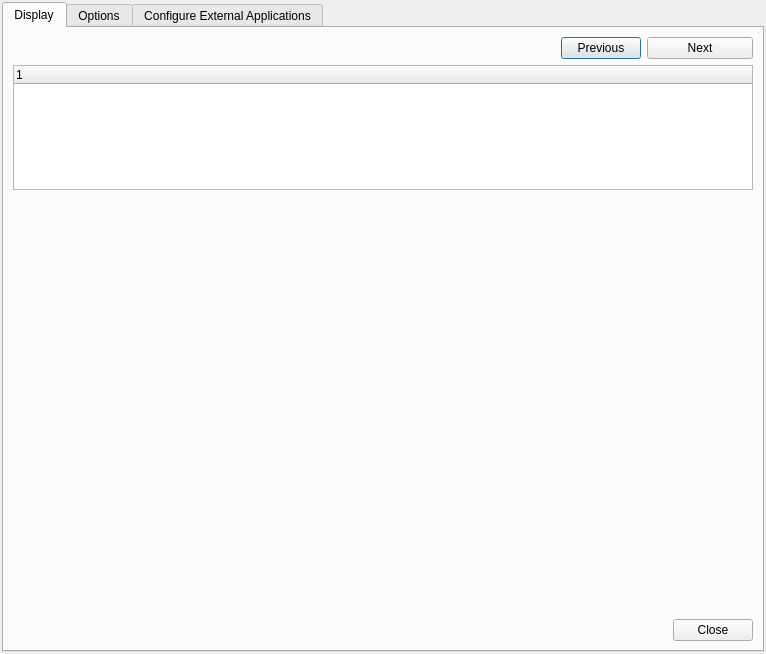
<?xml version="1.0" encoding="UTF-8"?>
<ui version="4.0">
 <class>eVisGenericEventBrowserGuiBase</class>
 <widget class="QDialog" name="eVisGenericEventBrowserGuiBase">
  <property name="geometry">
   <rect>
    <x>0</x>
    <y>0</y>
    <width>766</width>
    <height>654</height>
   </rect>
  </property>
  <property name="windowTitle">
   <string/>
  </property>
  <property name="windowIcon">
   <iconset resource="../resources/evis.qrc">
    <normaloff>:/evis/eVisEventBrowser.png</normaloff>:/evis/eVisEventBrowser.png</iconset>
  </property>
  <layout class="QVBoxLayout">
   <property name="margin">
    <number>2</number>
   </property>
   <item>
    <widget class="QTabWidget" name="displayArea">
     <property name="toolTip">
      <string/>
     </property>
     <property name="currentIndex">
      <number>0</number>
     </property>
     <widget class="QWidget" name="Display">
      <attribute name="title">
       <string>Display</string>
      </attribute>
      <layout class="QGridLayout" name="gridLayout">
       <item row="0" column="0" rowspan="2" colspan="2">
        <widget class="QLabel" name="labelCompassOffsetWarning">
         <property name="text">
          <string/>
         </property>
        </widget>
       </item>
       <item row="1" column="1">
        <spacer>
         <property name="orientation">
          <enum>Qt::Horizontal</enum>
         </property>
         <property name="sizeHint" stdset="0">
          <size>
           <width>351</width>
           <height>20</height>
          </size>
         </property>
        </spacer>
       </item>
       <item row="0" column="2" rowspan="2">
        <widget class="QPushButton" name="pbtnPrevious">
         <property name="toolTip">
          <string/>
         </property>
         <property name="whatsThis">
          <string>Use the Previous button to display the previous photo when more than one photo is available for display.</string>
         </property>
         <property name="text">
          <string>Previous</string>
         </property>
        </widget>
       </item>
       <item row="0" column="3" rowspan="2">
        <widget class="QPushButton" name="pbtnNext">
         <property name="sizePolicy">
          <sizepolicy hsizetype="Minimum" vsizetype="Fixed">
           <horstretch>0</horstretch>
           <verstretch>0</verstretch>
          </sizepolicy>
         </property>
         <property name="toolTip">
          <string/>
         </property>
         <property name="whatsThis">
          <string>Use the Next button to display the next photo when more than one photo is available for display.</string>
         </property>
         <property name="text">
          <string>Next</string>
         </property>
        </widget>
       </item>
       <item row="2" column="0" colspan="4">
        <widget class="QTreeWidget" name="treeEventData">
         <property name="sizePolicy">
          <sizepolicy hsizetype="Expanding" vsizetype="Expanding">
           <horstretch>0</horstretch>
           <verstretch>0</verstretch>
          </sizepolicy>
         </property>
         <property name="minimumSize">
          <size>
           <width>0</width>
           <height>125</height>
          </size>
         </property>
         <property name="maximumSize">
          <size>
           <width>16777215</width>
           <height>125</height>
          </size>
         </property>
         <property name="toolTip">
          <string/>
         </property>
         <property name="whatsThis">
          <string>All of the attribute information for the point associated with the photo being viewed is displayed here. If the file type being referenced in the displayed record is not an image but is of a file type defined in the “Configure External Applications” tab then when you double-click on the value of the field containing the path to the file the application to open the file will be launched to view or hear the contents of the file. If the file extension is recognized the attribute data will be displayed in green.</string>
         </property>
         <column>
          <property name="text">
           <string>1</string>
          </property>
         </column>
        </widget>
       </item>
       <item row="3" column="0" colspan="4">
        <widget class="eVisImageDisplayWidget" name="imageDisplayArea" native="true">
         <property name="sizePolicy">
          <sizepolicy hsizetype="Expanding" vsizetype="Expanding">
           <horstretch>0</horstretch>
           <verstretch>0</verstretch>
          </sizepolicy>
         </property>
         <property name="toolTip">
          <string>Image display area</string>
         </property>
         <property name="whatsThis">
          <string>Display area for the image.</string>
         </property>
        </widget>
       </item>
       <item row="4" column="0" colspan="3">
        <spacer name="horizontalSpacer">
         <property name="orientation">
          <enum>Qt::Horizontal</enum>
         </property>
         <property name="sizeHint" stdset="0">
          <size>
           <width>628</width>
           <height>20</height>
          </size>
         </property>
        </spacer>
       </item>
       <item row="4" column="3">
        <widget class="QDialogButtonBox" name="buttonBox">
         <property name="orientation">
          <enum>Qt::Horizontal</enum>
         </property>
         <property name="standardButtons">
          <set>QDialogButtonBox::Close</set>
         </property>
        </widget>
       </item>
      </layout>
     </widget>
     <widget class="QWidget" name="Options">
      <attribute name="title">
       <string>Options</string>
      </attribute>
      <layout class="QGridLayout">
       <item row="0" column="0">
        <widget class="QGroupBox" name="groupBox_2">
         <property name="title">
          <string>File path</string>
         </property>
         <layout class="QGridLayout" name="gridLayout_2">
          <item row="0" column="0" colspan="2">
           <widget class="QLabel" name="label">
            <property name="text">
             <string>Attribute containing path to file</string>
            </property>
           </widget>
          </item>
          <item row="0" column="2">
           <widget class="QComboBox" name="cboxEventImagePathField">
            <property name="sizePolicy">
             <sizepolicy hsizetype="Expanding" vsizetype="Fixed">
              <horstretch>0</horstretch>
              <verstretch>0</verstretch>
             </sizepolicy>
            </property>
            <property name="minimumSize">
             <size>
              <width>150</width>
              <height>0</height>
             </size>
            </property>
            <property name="toolTip">
             <string/>
            </property>
            <property name="whatsThis">
             <string>Use the drop-down list to select the field containing a directory path to the image. This can be an absolute or relative path.</string>
            </property>
           </widget>
          </item>
          <item row="0" column="3" colspan="3">
           <spacer name="horizontalSpacer_2">
            <property name="orientation">
             <enum>Qt::Horizontal</enum>
            </property>
            <property name="sizeHint" stdset="0">
             <size>
              <width>288</width>
              <height>20</height>
             </size>
            </property>
           </spacer>
          </item>
          <item row="1" column="0">
           <widget class="QCheckBox" name="chkboxEventImagePathRelative">
            <property name="toolTip">
             <string/>
            </property>
            <property name="whatsThis">
             <string>If checked the path to the image will be defined appending the attribute in the field selected from the “Attribute Containing Path to Image” drop-down list to the “Base Path” defined below.</string>
            </property>
            <property name="text">
             <string>Path is relative</string>
            </property>
           </widget>
          </item>
          <item row="1" column="1" colspan="3">
           <spacer>
            <property name="orientation">
             <enum>Qt::Horizontal</enum>
            </property>
            <property name="sizeHint" stdset="0">
             <size>
              <width>251</width>
              <height>20</height>
             </size>
            </property>
           </spacer>
          </item>
          <item row="1" column="4">
           <widget class="QCheckBox" name="chkboxSaveEventImagePathData">
            <property name="toolTip">
             <string/>
            </property>
            <property name="whatsThis">
             <string>If checked, the relative path values will be saved for the next session.</string>
            </property>
            <property name="layoutDirection">
             <enum>Qt::LeftToRight</enum>
            </property>
            <property name="text">
             <string>Remember this</string>
            </property>
           </widget>
          </item>
          <item row="1" column="5">
           <widget class="QPushButton" name="pbtnResetEventImagePathData">
            <property name="sizePolicy">
             <sizepolicy hsizetype="Fixed" vsizetype="Fixed">
              <horstretch>0</horstretch>
              <verstretch>0</verstretch>
             </sizepolicy>
            </property>
            <property name="toolTip">
             <string>Reset to default</string>
            </property>
            <property name="statusTip">
             <string comment="Comment???"/>
            </property>
            <property name="whatsThis">
             <string>Resets the values on this line to the default setting.</string>
            </property>
            <property name="text">
             <string>Reset</string>
            </property>
            <property name="icon">
             <iconset>
              <normaloff>../../../images/themes/default/mActionDraw.svg</normaloff>../../../images/themes/default/mActionDraw.svg</iconset>
            </property>
            <property name="iconSize">
             <size>
              <width>16</width>
              <height>16</height>
             </size>
            </property>
           </widget>
          </item>
         </layout>
        </widget>
       </item>
       <item row="1" column="0">
        <widget class="QGroupBox" name="groupBox_3">
         <property name="title">
          <string>Compass bearing</string>
         </property>
         <layout class="QGridLayout" name="gridLayout_3">
          <item row="0" column="0">
           <widget class="QLabel" name="label_5">
            <property name="text">
             <string>Attribute containing compass bearing</string>
            </property>
           </widget>
          </item>
          <item row="0" column="1">
           <widget class="QComboBox" name="cboxCompassBearingField">
            <property name="sizePolicy">
             <sizepolicy hsizetype="Expanding" vsizetype="Fixed">
              <horstretch>0</horstretch>
              <verstretch>0</verstretch>
             </sizepolicy>
            </property>
            <property name="minimumSize">
             <size>
              <width>150</width>
              <height>0</height>
             </size>
            </property>
            <property name="toolTip">
             <string/>
            </property>
            <property name="whatsThis">
             <string>Use the drop-down list to select the field containing the compass bearing for the image. This bearing usually references the direction the camera was pointing when the image was acquired. </string>
            </property>
           </widget>
          </item>
          <item row="0" column="2" colspan="3">
           <spacer name="horizontalSpacer_3">
            <property name="orientation">
             <enum>Qt::Horizontal</enum>
            </property>
            <property name="sizeHint" stdset="0">
             <size>
              <width>268</width>
              <height>24</height>
             </size>
            </property>
           </spacer>
          </item>
          <item row="1" column="0">
           <widget class="QCheckBox" name="chkboxDisplayCompassBearing">
            <property name="toolTip">
             <string/>
            </property>
            <property name="whatsThis">
             <string>If checked an arrow pointing in the direction defined by the attribute in the field selected from the drop-down list to the right will be displayed in the QGIS window on top of the point for this image.</string>
            </property>
            <property name="text">
             <string>Display compass bearing</string>
            </property>
           </widget>
          </item>
          <item row="1" column="1" colspan="2">
           <spacer>
            <property name="orientation">
             <enum>Qt::Horizontal</enum>
            </property>
            <property name="sizeHint" stdset="0">
             <size>
              <width>121</width>
              <height>20</height>
             </size>
            </property>
           </spacer>
          </item>
          <item row="1" column="3">
           <widget class="QCheckBox" name="chkboxSaveCompassBearingData">
            <property name="toolTip">
             <string/>
            </property>
            <property name="whatsThis">
             <string>If checked, the Display Compass Bearing values will be saved for the next session.</string>
            </property>
            <property name="layoutDirection">
             <enum>Qt::LeftToRight</enum>
            </property>
            <property name="text">
             <string>Remember this</string>
            </property>
           </widget>
          </item>
          <item row="1" column="4">
           <widget class="QPushButton" name="pbtnResetCompassBearingData">
            <property name="sizePolicy">
             <sizepolicy hsizetype="Fixed" vsizetype="Fixed">
              <horstretch>0</horstretch>
              <verstretch>0</verstretch>
             </sizepolicy>
            </property>
            <property name="toolTip">
             <string>Reset to default</string>
            </property>
            <property name="whatsThis">
             <string>Resets the values on this line to the default setting.</string>
            </property>
            <property name="text">
             <string>Reset</string>
            </property>
            <property name="icon">
             <iconset>
              <normaloff>../../../images/themes/default/mActionDraw.svg</normaloff>../../../images/themes/default/mActionDraw.svg</iconset>
            </property>
            <property name="iconSize">
             <size>
              <width>16</width>
              <height>16</height>
             </size>
            </property>
           </widget>
          </item>
         </layout>
        </widget>
       </item>
       <item row="2" column="0">
        <widget class="QGroupBox" name="groupBox">
         <property name="title">
          <string>Compass offset</string>
         </property>
         <layout class="QGridLayout" name="gridLayout_4">
          <item row="0" column="0">
           <widget class="QRadioButton" name="rbtnManualCompassOffset">
            <property name="toolTip">
             <string/>
            </property>
            <property name="whatsThis">
             <string>Define the compass offset manually.</string>
            </property>
            <property name="text">
             <string>Manual</string>
            </property>
           </widget>
          </item>
          <item row="0" column="1">
           <widget class="QDoubleSpinBox" name="dsboxCompassOffset">
            <property name="sizePolicy">
             <sizepolicy hsizetype="Expanding" vsizetype="Fixed">
              <horstretch>0</horstretch>
              <verstretch>0</verstretch>
             </sizepolicy>
            </property>
            <property name="toolTip">
             <string/>
            </property>
            <property name="whatsThis">
             <string>A value to be added to the compass bearing. This allows you to compensate for declination (adjust bearings collected using magnetic bearings to true north bearings). East declinations should be entered using positive values and west declinations should use negative values. </string>
            </property>
            <property name="decimals">
             <number>1</number>
            </property>
            <property name="minimum">
             <double>-180.000000000000000</double>
            </property>
            <property name="maximum">
             <double>180.000000000000000</double>
            </property>
            <property name="singleStep">
             <double>1.000000000000000</double>
            </property>
           </widget>
          </item>
          <item row="0" column="2" colspan="4">
           <spacer name="horizontalSpacer_5">
            <property name="orientation">
             <enum>Qt::Horizontal</enum>
            </property>
            <property name="sizeHint" stdset="0">
             <size>
              <width>430</width>
              <height>20</height>
             </size>
            </property>
           </spacer>
          </item>
          <item row="1" column="0">
           <widget class="QRadioButton" name="rbtnAttributeCompassOffset">
            <property name="toolTip">
             <string/>
            </property>
            <property name="whatsThis">
             <string>Define the compass offset using a field from the vector layer attribute table.</string>
            </property>
            <property name="text">
             <string> From Attribute</string>
            </property>
           </widget>
          </item>
          <item row="1" column="1" colspan="2">
           <widget class="QComboBox" name="cboxCompassOffsetField">
            <property name="sizePolicy">
             <sizepolicy hsizetype="Expanding" vsizetype="Fixed">
              <horstretch>0</horstretch>
              <verstretch>0</verstretch>
             </sizepolicy>
            </property>
            <property name="minimumSize">
             <size>
              <width>150</width>
              <height>0</height>
             </size>
            </property>
            <property name="toolTip">
             <string/>
            </property>
            <property name="whatsThis">
             <string>Use the drop-down list to select the field containing the compass bearing offset. This allows you to compensate for declination (adjust bearings collected using magnetic bearings to true north bearings). East declinations should be entered using positive values and west declinations should use negative values. </string>
            </property>
           </widget>
          </item>
          <item row="1" column="3" colspan="3">
           <spacer name="horizontalSpacer_4">
            <property name="orientation">
             <enum>Qt::Horizontal</enum>
            </property>
            <property name="sizeHint" stdset="0">
             <size>
              <width>424</width>
              <height>20</height>
             </size>
            </property>
           </spacer>
          </item>
          <item row="2" column="3">
           <spacer>
            <property name="orientation">
             <enum>Qt::Horizontal</enum>
            </property>
            <property name="sizeHint" stdset="0">
             <size>
              <width>281</width>
              <height>20</height>
             </size>
            </property>
           </spacer>
          </item>
          <item row="2" column="4">
           <widget class="QCheckBox" name="chkboxSaveCompassOffsetData">
            <property name="toolTip">
             <string/>
            </property>
            <property name="whatsThis">
             <string>If checked, the compass offset values will be saved for the next session.</string>
            </property>
            <property name="layoutDirection">
             <enum>Qt::LeftToRight</enum>
            </property>
            <property name="text">
             <string>Remember this</string>
            </property>
           </widget>
          </item>
          <item row="2" column="5">
           <widget class="QPushButton" name="pbtnResetCompassOffsetData">
            <property name="sizePolicy">
             <sizepolicy hsizetype="Fixed" vsizetype="Fixed">
              <horstretch>0</horstretch>
              <verstretch>0</verstretch>
             </sizepolicy>
            </property>
            <property name="toolTip">
             <string>Reset to default</string>
            </property>
            <property name="whatsThis">
             <string>Resets the compass offset values to the default settings.</string>
            </property>
            <property name="text">
             <string>Reset</string>
            </property>
            <property name="icon">
             <iconset>
              <normaloff>../../../images/themes/default/mActionDraw.svg</normaloff>../../../images/themes/default/mActionDraw.svg</iconset>
            </property>
            <property name="iconSize">
             <size>
              <width>16</width>
              <height>16</height>
             </size>
            </property>
           </widget>
          </item>
         </layout>
        </widget>
       </item>
       <item row="3" column="0">
        <widget class="QGroupBox" name="groupBox_4">
         <property name="title">
          <string>Relative paths</string>
         </property>
         <layout class="QGridLayout">
          <item row="0" column="0" colspan="3">
           <widget class="QLabel" name="label_4">
            <property name="text">
             <string>The base path or url from which images and documents can be “relative”</string>
            </property>
           </widget>
          </item>
          <item row="0" column="3" colspan="2">
           <spacer>
            <property name="orientation">
             <enum>Qt::Horizontal</enum>
            </property>
            <property name="sizeHint" stdset="0">
             <size>
              <width>131</width>
              <height>20</height>
             </size>
            </property>
           </spacer>
          </item>
          <item row="1" column="0">
           <widget class="QLabel" name="label_2">
            <property name="text">
             <string>Base Path</string>
            </property>
           </widget>
          </item>
          <item row="1" column="1">
           <widget class="QLineEdit" name="leBasePath">
            <property name="sizePolicy">
             <sizepolicy hsizetype="Expanding" vsizetype="Fixed">
              <horstretch>10</horstretch>
              <verstretch>0</verstretch>
             </sizepolicy>
            </property>
            <property name="toolTip">
             <string>Base Path</string>
            </property>
            <property name="whatsThis">
             <string>The Base Path onto which the relative path defined above will be appended.</string>
            </property>
           </widget>
          </item>
          <item row="1" column="2" colspan="2">
           <widget class="QCheckBox" name="chkboxSaveBasePathData">
            <property name="toolTip">
             <string/>
            </property>
            <property name="whatsThis">
             <string>If checked, the Base Path will be saved for the next session.</string>
            </property>
            <property name="layoutDirection">
             <enum>Qt::LeftToRight</enum>
            </property>
            <property name="text">
             <string>Remember this</string>
            </property>
           </widget>
          </item>
          <item row="1" column="4">
           <widget class="QPushButton" name="pbtnResetBasePathData">
            <property name="sizePolicy">
             <sizepolicy hsizetype="Fixed" vsizetype="Fixed">
              <horstretch>0</horstretch>
              <verstretch>0</verstretch>
             </sizepolicy>
            </property>
            <property name="toolTip">
             <string>Reset to default</string>
            </property>
            <property name="whatsThis">
             <string>Enters the default “Base Path” which is the path to the directory of the vector layer containing the image information.</string>
            </property>
            <property name="text">
             <string>Reset</string>
            </property>
            <property name="icon">
             <iconset>
              <normaloff>../../../images/themes/default/mActionDraw.svg</normaloff>../../../images/themes/default/mActionDraw.svg</iconset>
            </property>
            <property name="iconSize">
             <size>
              <width>16</width>
              <height>16</height>
             </size>
            </property>
           </widget>
          </item>
          <item row="2" column="0" colspan="2">
           <widget class="QCheckBox" name="chkboxUseOnlyFilename">
            <property name="sizePolicy">
             <sizepolicy hsizetype="Minimum" vsizetype="MinimumExpanding">
              <horstretch>0</horstretch>
              <verstretch>0</verstretch>
             </sizepolicy>
            </property>
            <property name="toolTip">
             <string/>
            </property>
            <property name="whatsThis">
             <string>If checked, the Base Path will append only the file name instead of the entire relative path (defined above) to create the full directory path to the file. </string>
            </property>
            <property name="text">
             <string>Replace entire path/url stored in image path attribute with user defined
Base Path (i.e. keep only filename from attribute)</string>
            </property>
           </widget>
          </item>
          <item row="2" column="2" colspan="2">
           <widget class="QCheckBox" name="chkboxSaveUseOnlyFilenameData">
            <property name="toolTip">
             <string/>
            </property>
            <property name="whatsThis">
             <string>If checked, the current check-box setting will be saved for the next session.</string>
            </property>
            <property name="layoutDirection">
             <enum>Qt::LeftToRight</enum>
            </property>
            <property name="text">
             <string>Remember this</string>
            </property>
           </widget>
          </item>
          <item row="2" column="4">
           <widget class="QPushButton" name="pbtnResetUseOnlyFilenameData">
            <property name="sizePolicy">
             <sizepolicy hsizetype="Fixed" vsizetype="Fixed">
              <horstretch>0</horstretch>
              <verstretch>0</verstretch>
             </sizepolicy>
            </property>
            <property name="toolTip">
             <string>Reset to default</string>
            </property>
            <property name="whatsThis">
             <string>Clears the check-box on this line.</string>
            </property>
            <property name="text">
             <string>Reset</string>
            </property>
            <property name="icon">
             <iconset>
              <normaloff>../../../images/themes/default/mActionDraw.svg</normaloff>../../../images/themes/default/mActionDraw.svg</iconset>
            </property>
            <property name="iconSize">
             <size>
              <width>16</width>
              <height>16</height>
             </size>
            </property>
           </widget>
          </item>
          <item row="3" column="0" colspan="2">
           <widget class="QCheckBox" name="chkboxApplyPathRulesToDocs">
            <property name="sizePolicy">
             <sizepolicy hsizetype="Minimum" vsizetype="MinimumExpanding">
              <horstretch>0</horstretch>
              <verstretch>0</verstretch>
             </sizepolicy>
            </property>
            <property name="toolTip">
             <string/>
            </property>
            <property name="whatsThis">
             <string>If checked, the same path rules that are defined for images will be used for non-image documents such as movies, text documents, and sound files. If not checked the path rules will only apply to images and other documents will ignore the Base Path parameter.</string>
            </property>
            <property name="text">
             <string>Apply Path to Image rules when loading docs in external applications</string>
            </property>
           </widget>
          </item>
          <item row="3" column="2" colspan="2">
           <widget class="QCheckBox" name="chkboxSaveApplyPathRulesToDocs">
            <property name="toolTip">
             <string/>
            </property>
            <property name="whatsThis">
             <string>If checked, the current check-box setting will be saved for the next session.</string>
            </property>
            <property name="layoutDirection">
             <enum>Qt::LeftToRight</enum>
            </property>
            <property name="text">
             <string>Remember this</string>
            </property>
           </widget>
          </item>
          <item row="3" column="4">
           <widget class="QPushButton" name="pbtnResetApplyPathRulesToDocs">
            <property name="sizePolicy">
             <sizepolicy hsizetype="Fixed" vsizetype="Fixed">
              <horstretch>0</horstretch>
              <verstretch>0</verstretch>
             </sizepolicy>
            </property>
            <property name="toolTip">
             <string>Reset to default</string>
            </property>
            <property name="whatsThis">
             <string>Clears the check-box on this line.</string>
            </property>
            <property name="text">
             <string>Reset</string>
            </property>
            <property name="icon">
             <iconset>
              <normaloff>../../../images/themes/default/mActionDraw.svg</normaloff>../../../images/themes/default/mActionDraw.svg</iconset>
            </property>
            <property name="iconSize">
             <size>
              <width>16</width>
              <height>16</height>
             </size>
            </property>
           </widget>
          </item>
         </layout>
        </widget>
       </item>
       <item row="4" column="0">
        <widget class="Line" name="line">
         <property name="orientation">
          <enum>Qt::Horizontal</enum>
         </property>
        </widget>
       </item>
       <item row="5" column="0">
        <widget class="QDialogButtonBox" name="buttonboxOptions">
         <property name="toolTip">
          <string/>
         </property>
         <property name="whatsThis">
          <string>Clicking on Save will save the settings without closing the Options pane. Clicking on Restore Defaults will reset all of the fields to their default settings. It has the same effect as clicking all of the “Reset to default” buttons. </string>
         </property>
         <property name="standardButtons">
          <set>QDialogButtonBox::RestoreDefaults|QDialogButtonBox::Save</set>
         </property>
        </widget>
       </item>
      </layout>
     </widget>
     <widget class="QWidget" name="ConfigureExternalApplications">
      <attribute name="title">
       <string>Configure External Applications</string>
      </attribute>
      <layout class="QGridLayout">
       <item row="0" column="0" colspan="2">
        <layout class="QHBoxLayout">
         <item>
          <spacer>
           <property name="orientation">
            <enum>Qt::Horizontal</enum>
           </property>
           <property name="sizeHint" stdset="0">
            <size>
             <width>40</width>
             <height>20</height>
            </size>
           </property>
          </spacer>
         </item>
         <item>
          <widget class="QLabel" name="label_3">
           <property name="text">
            <string>File extension and external application in which to load a document of that type</string>
           </property>
          </widget>
         </item>
         <item>
          <spacer>
           <property name="orientation">
            <enum>Qt::Horizontal</enum>
           </property>
           <property name="sizeHint" stdset="0">
            <size>
             <width>40</width>
             <height>20</height>
            </size>
           </property>
          </spacer>
         </item>
        </layout>
       </item>
       <item row="2" column="0">
        <widget class="QTableWidget" name="tableFileTypeAssociations">
         <property name="toolTip">
          <string/>
         </property>
         <property name="whatsThis">
          <string>A table containing file types that can be opened using eVis. Each file type needs a file extension and the path to an application that can open that type of file. This provides the capability of opening a broad range of files such as movies, sound recording, and text documents instead of only images. </string>
         </property>
         <column>
          <property name="text">
           <string>Extension</string>
          </property>
         </column>
         <column>
          <property name="text">
           <string>Application</string>
          </property>
         </column>
        </widget>
       </item>
       <item row="2" column="1">
        <layout class="QVBoxLayout">
         <item>
          <widget class="QPushButton" name="pbtnAddFileType">
           <property name="toolTip">
            <string>Add new file type</string>
           </property>
           <property name="whatsThis">
            <string>Add a new file type with a unique extension and the path for the application that can open the file.</string>
           </property>
           <property name="text">
            <string/>
           </property>
           <property name="icon">
            <iconset>
             <normaloff>../../../../raster_transparency_branch/images/themes/default/mActionNewAttribute.png</normaloff>../../../../raster_transparency_branch/images/themes/default/mActionNewAttribute.png</iconset>
           </property>
          </widget>
         </item>
         <item>
          <widget class="QPushButton" name="pbtnDeleteFileType">
           <property name="toolTip">
            <string>Delete current row</string>
           </property>
           <property name="whatsThis">
            <string>Delete the file type highlighted in the table and defined by a file extension and a path to an associated application.</string>
           </property>
           <property name="text">
            <string/>
           </property>
           <property name="icon">
            <iconset>
             <normaloff>../../../../raster_transparency_branch/images/themes/default/mActionDeleteAttribute.png</normaloff>../../../../raster_transparency_branch/images/themes/default/mActionDeleteAttribute.png</iconset>
           </property>
          </widget>
         </item>
         <item>
          <spacer>
           <property name="orientation">
            <enum>Qt::Vertical</enum>
           </property>
           <property name="sizeHint" stdset="0">
            <size>
             <width>20</width>
             <height>491</height>
            </size>
           </property>
          </spacer>
         </item>
        </layout>
       </item>
      </layout>
     </widget>
    </widget>
   </item>
  </layout>
 </widget>
 <customwidgets>
  <customwidget>
   <class>eVisImageDisplayWidget</class>
   <extends>QWidget</extends>
   <header>evisimagedisplaywidget.h</header>
  </customwidget>
 </customwidgets>
 <tabstops>
  <tabstop>pbtnPrevious</tabstop>
  <tabstop>pbtnNext</tabstop>
  <tabstop>treeEventData</tabstop>
  <tabstop>buttonBox</tabstop>
  <tabstop>cboxEventImagePathField</tabstop>
  <tabstop>chkboxEventImagePathRelative</tabstop>
  <tabstop>chkboxSaveEventImagePathData</tabstop>
  <tabstop>pbtnResetEventImagePathData</tabstop>
  <tabstop>cboxCompassBearingField</tabstop>
  <tabstop>chkboxDisplayCompassBearing</tabstop>
  <tabstop>chkboxSaveCompassBearingData</tabstop>
  <tabstop>pbtnResetCompassBearingData</tabstop>
  <tabstop>rbtnManualCompassOffset</tabstop>
  <tabstop>dsboxCompassOffset</tabstop>
  <tabstop>rbtnAttributeCompassOffset</tabstop>
  <tabstop>chkboxSaveCompassOffsetData</tabstop>
  <tabstop>pbtnResetCompassOffsetData</tabstop>
  <tabstop>leBasePath</tabstop>
  <tabstop>chkboxSaveBasePathData</tabstop>
  <tabstop>pbtnResetBasePathData</tabstop>
  <tabstop>chkboxUseOnlyFilename</tabstop>
  <tabstop>chkboxSaveUseOnlyFilenameData</tabstop>
  <tabstop>pbtnResetUseOnlyFilenameData</tabstop>
  <tabstop>chkboxApplyPathRulesToDocs</tabstop>
  <tabstop>chkboxSaveApplyPathRulesToDocs</tabstop>
  <tabstop>pbtnResetApplyPathRulesToDocs</tabstop>
  <tabstop>tableFileTypeAssociations</tabstop>
  <tabstop>pbtnAddFileType</tabstop>
  <tabstop>pbtnDeleteFileType</tabstop>
  <tabstop>cboxCompassOffsetField</tabstop>
  <tabstop>displayArea</tabstop>
  <tabstop>buttonboxOptions</tabstop>
 </tabstops>
 <resources>
  <include location="../resources/evis.qrc"/>
 </resources>
 <connections>
  <connection>
   <sender>buttonBox</sender>
   <signal>rejected()</signal>
   <receiver>eVisGenericEventBrowserGuiBase</receiver>
   <slot>close()</slot>
   <hints>
    <hint type="sourcelabel">
     <x>310</x>
     <y>652</y>
    </hint>
    <hint type="destinationlabel">
     <x>286</x>
     <y>274</y>
    </hint>
   </hints>
  </connection>
  <connection>
   <sender>buttonBox</sender>
   <signal>accepted()</signal>
   <receiver>eVisGenericEventBrowserGuiBase</receiver>
   <slot>close()</slot>
   <hints>
    <hint type="sourcelabel">
     <x>525</x>
     <y>664</y>
    </hint>
    <hint type="destinationlabel">
     <x>403</x>
     <y>273</y>
    </hint>
   </hints>
  </connection>
 </connections>
</ui>
